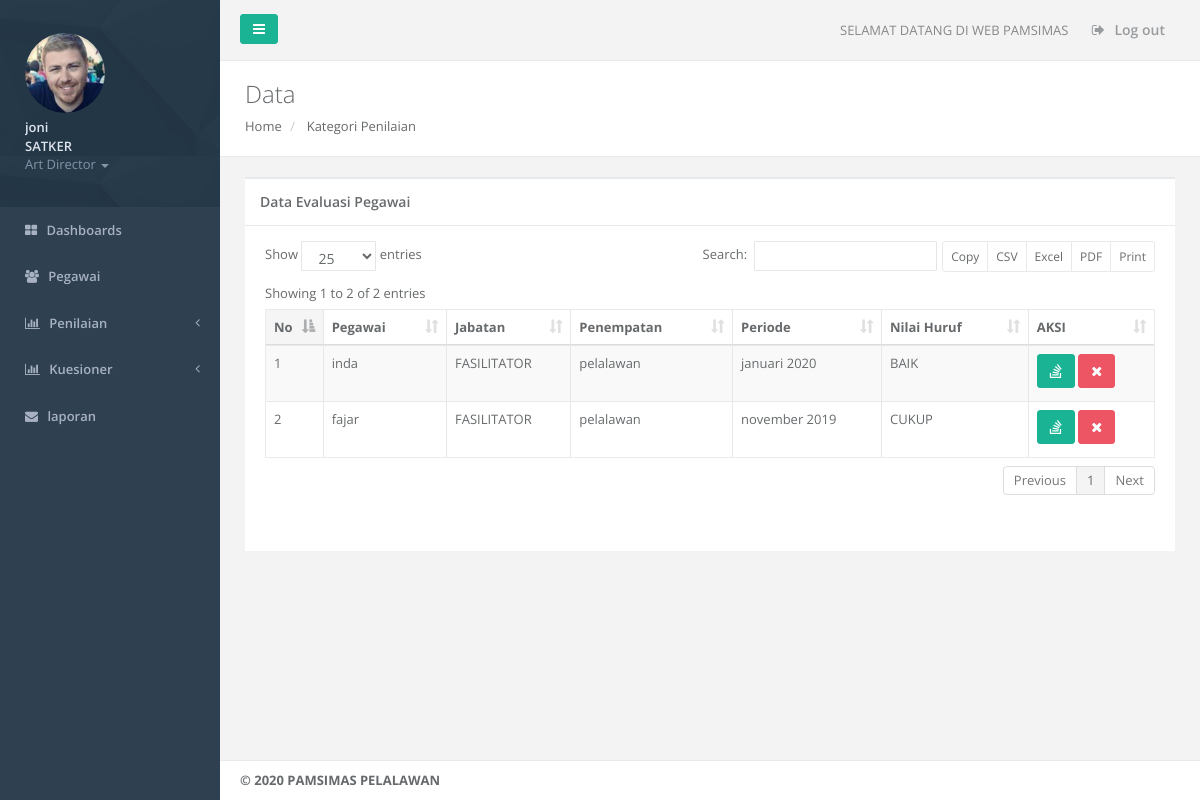
The page /penilaian_view.php (signed in) on the database its author committed.
### tables this page shows
CREATE TABLE IF NOT EXISTS `penilaian` (
  `penilaian_id` varchar(125) NOT NULL,
  `penilai_id` int(11) NOT NULL,
  `personil_id` int(11) NOT NULL,
  `periode` varchar(125) NOT NULL,
  `nilai_evaluasi` float NOT NULL,
  `nilai_huruf` varchar(12) NOT NULL,
  PRIMARY KEY (`penilaian_id`)
);

CREATE TABLE IF NOT EXISTS `pegawai` (
  `pegawai_id` int(11) NOT NULL AUTO_INCREMENT,
  `pegawai_nama` varchar(50) NOT NULL,
  `pegawai_tmp_lahir` varchar(125) NOT NULL,
  `pegawai_tgl_lahir` varchar(122) NOT NULL,
  `pegawai_jenis_kelamin` varchar(20) NOT NULL,
  `pegawai_alamat` varchar(125) NOT NULL,
  `pegawai_no_hp` varchar(50) NOT NULL,
  `pegawai_jabatan` varchar(125) NOT NULL,
  `pegawai_penempatan` varchar(125) NOT NULL,
  `pegawai_foto` varchar(225) NOT NULL,
  `username` varchar(50) NOT NULL,
  `password` varchar(225) NOT NULL,
  PRIMARY KEY (`pegawai_id`)
);

### penilaian_view.php (the view, shortened to what this page needs)
<?php include "config.php";
if (empty($_SESSION['username']) AND
    empty($_SESSION['password']))
    {include "login.php";}
    else {
      if ($_SESSION['jabatan'] == "SATKER") {
?>
<!DOCTYPE html>
<html>
<head>
   <link href="css/bootstrap.min.css" rel="stylesheet">
    <link href="font-awesome/css/font-awesome.css" rel="stylesheet">
    <link href="css/plugins/dataTables/datatables.min.css" rel="stylesheet">
    <link href="css/animate.css" rel="stylesheet">
    <link href="css/style.css" rel="stylesheet">
</head>
<body>
 <div id="wrapper">
        <nav class="navbar-default navbar-static-side" role="navigation">
            <?php
            if ($_SESSION['jabatan']=="SATKER") {
               include "sidebar.php";
             } else {include "sidebar_fs.php";}  ?>
        </nav>
        <div id="page-wrapper" class="gray-bg dashbard-1">
        <div class="row border-bottom">
        <nav class="navbar navbar-static-top" role="navigation" style="margin-bottom: 0">
        <?php include "navbar.php";  ?>
        </nav>
        </div>
        <div class="row wrapper border-bottom white-bg page-heading">
                <div class="col-lg-10">
                    <h2>Data</h2>
                    <ol class="breadcrumb">
                        <li>
                            <a href="home.php">Home</a>
                        </li>
                        <li>
                            <a href="penilaian_view.php">Kategori Penilaian</a>
                        </li>
                    </ol>
                </div>
            </div>
            <div class="wrapper wrapper-content animated fadeInRight">
            <div class="row">
                <div class="col-lg-12">
                    <div class="ibox float-e-margins">
                        <div class="ibox-title">
                            <h5>Data Evaluasi Pegawai</h5>
                        </div>
                        <div class="ibox-content">
                            <div class="table-responsive">
                              <table class="table table-striped table-bordered table-hover dataTables-example" >
                                  <thead>
                                          <tr>
                                              <th width="10px" >No</th>
                                              <th>Pegawai</th>
                                              <th>Jabatan</th>
                                              <th>Penempatan</th>
                                              <th>Periode</th>
                                              <th>Nilai Huruf</th>
                                              <th >AKSI</th>
                                          </tr>
                                      </thead>
                                      <tbody>
                                         <?php
                          $queri = "SELECT * FROM penilaian";
                          $hasil = mysqli_query($koneksi,$queri);
                          $no=1;
                          while($kolom=mysqli_fetch_assoc($hasil))
                          {
                            $querii = "SELECT * FROM pegawai where pegawai_id='$kolom[personil_id]'";
                          $hasill = mysqli_query($koneksi,$querii);
                          $kolomm=mysqli_fetch_assoc($hasill);
                                  echo "
                                  <tr>
                                      <td>$no</td>
                                      <td >$kolomm[pegawai_nama]</td>
                                      <td>$kolomm[pegawai_jabatan]</td>
                                      <td>$kolomm[pegawai_penempatan]</td>
                                      <td>$kolom[periode]</td>
                                      <td>$kolom[nilai_huruf]</td>
                                      <td>
                                      <a href='penilaian_detail_view.php?id=$kolom[penilaian_id]' class='btn btn-primary'><i class='fa fa-stack-overflow'></i></a>
                                      <a href='penilaian_hapus.php?id=$kolom[penilaian_id]' onclick=\"return confirm('Apakah anda yakin akan menghapus :)\" class='btn btn-danger'><i class='fa fa-times'></i></a>
                                      </td>
                                  </tr>
                                  ";
                                  $no=$no+1;
                          }
                      ?>
                                      </tbody>
                              </table>
                        </div>
                        </div>
                    </div>
                </div>
            </div>
        </div>
        <div class="footer">
            <?php
                include 'footer.php';
            ?>
        </div>
        </div>
        </div>
</body>
</html>
<?php
      }else{ include "penilaian_pegawai.php";} }; ?>

### rows shown on the page
penilaian: pegawai.pegawai_nama "inda", pegawai.pegawai_jabatan "FASILITATOR", pegawai.pegawai_penempatan "pelalawan", periode "januari 2020", nilai_huruf "BAIK"
penilaian: pegawai.pegawai_nama "fajar", pegawai.pegawai_jabatan "FASILITATOR", pegawai.pegawai_penempatan "pelalawan", periode "november 2019", nilai_huruf "CUKUP"

### other values the page prints
$_SESSION[nama] "joni"
$_SESSION[jabatan] "SATKER"
